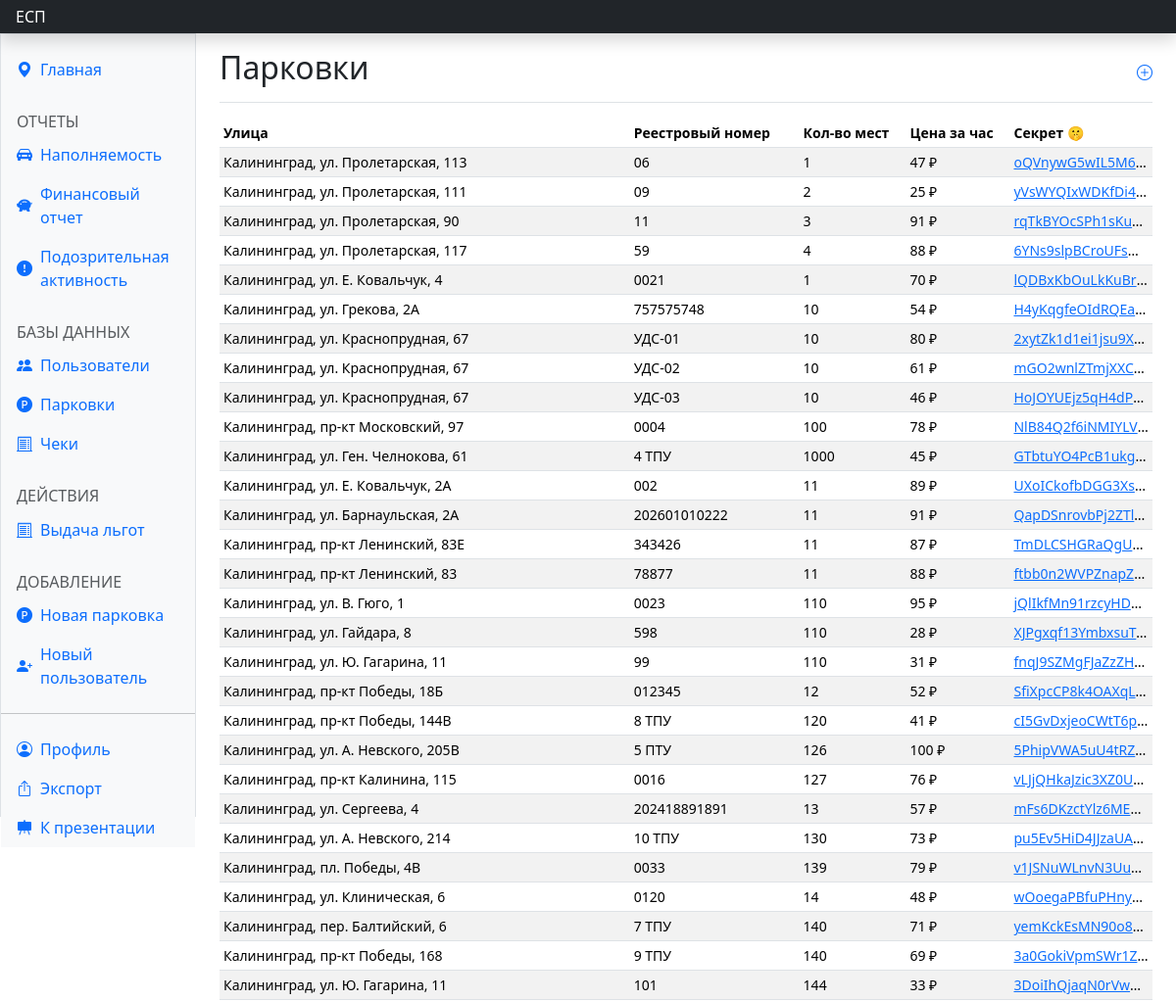
The page /dash_parks/ (signed in, upper part) on the database as committed earlier.
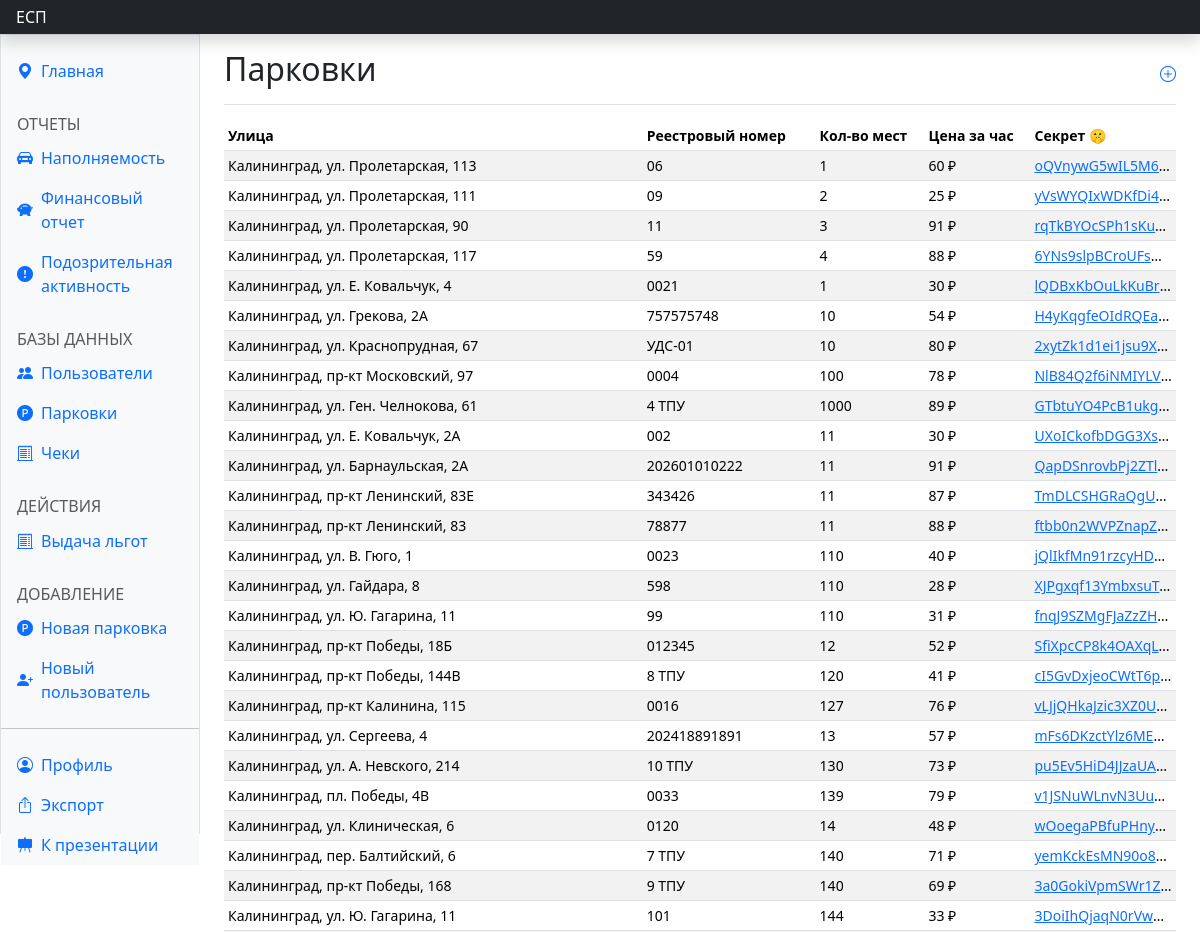
The same page on the database as committed later.
### parkingapp/models.py (models this page shows, shortened)
class Parking(models.Model):
    lattitude = models.FloatField(default=0)
    longitude = models.FloatField(default=0)
    address = models.CharField(max_length=120, default='')
    max_parking_lots = models.PositiveIntegerField(default=0)
    occupied_lots = models.PositiveIntegerField(default=0)
    price_per_hour = models.PositiveIntegerField(default=0)
    change = models.DateTimeField(default=datetime(2, 1, 1, 0, 0, 0, tzinfo=None))
    code = models.CharField(default='', max_length=10)
    secret = models.CharField(default='', max_length=100)
    reg_num = models.CharField(default='', max_length=100)

### parkingapp/views.py (the view, shortened to what this page needs)
# urls.py: path('dash_parks/', views.dash_parks, name='dash_parks'),
@login_required(redirect_field_name=None)
def dash_parks(request):
    form = ChangePriceForm()
    parkings = Parking.objects.all()
    error = ''
    if not request.user.parking_control:
        return redirect(reverse('parkingapp:dont_have_access'))
    context = {
        'parkings': parkings,
        'form': form,
        'error': error
    }
    return render(request, 'dash_parks.html', context)

### parkingapp/templates/dash_parks.html (shortened to what this page needs)
{% extends 'dash_base.html' %}
{% block parksact %}active{% endblock %}
{% block content %}
<main class="col-md-9 ms-sm-auto col-lg-10 px-md-4">
  <div class="d-flex justify-content-between flex-wrap flex-md-nowrap align-items-center pt-3 pb-2 mb-3 border-bottom">
    <h1 class="h2">Парковки</h1>
    <div>
      <a href="{% url 'parkingapp:addparking' %}" class="text-decoration-none mb-2"><i class="bi bi-plus-circle"></i></a>
    </div>
  </div>
  <div class="table-responsive small">
    <table class="table table-striped table-sm">
      <thead>
        <tr>
          <th scope="col">Улица</th>
          <th scope="col">Реестровый номер</th>
          <th scope="col">Кол-во мест</th>
          <th scope="col">Цена за час</th>
          <th scope="col">Секрет 🤫</th>
        </tr>
      </thead>
      <tbody class="align-middle">
        {% for el in parkings %}
        <tr>
          <td>{{el.address}}</td>
          <td>{{el.reg_num}}</td>
          <td>{{el.max_parking_lots}}</td>
          <td>{{el.price_per_hour}} ₽</td>
          <td class="text-truncate" style="max-width: 128px;"><a href="/parking_lot?secret={{el.secret}}">{{el.secret}}</a></td>
        </tr>
        {% endfor %}
      </tbody>
    </table>
  </div>
</main>
{% endblock %}

Rows that differ between the two databases and show on the page:
removed Parking: address "Калининград, ул. Краснопрудная, 67", reg_num "УДС-02", max_parking_lots "10", price_per_hour "61", secret "mGO2wnlZTmjXXC…"
removed Parking: address "Калининград, ул. Краснопрудная, 67", reg_num "УДС-03", max_parking_lots "10", price_per_hour "46", secret "HoJOYUEjz5qH4dPf…"
removed Parking: address "Калининград, ул. А. Невского, 205В", reg_num "5 ПТУ", max_parking_lots "126", price_per_hour "100", secret "5PhipVWA5uU4tRZ…"
changed Parking "Калининград, ул. Пролетарская, 113": price_per_hour "47" → "60"
changed Parking "Калининград, ул. Е. Ковальчук, 4": price_per_hour "70" → "30"
changed Parking "Калининград, ул. Ген. Челнокова, 61": price_per_hour "45" → "89"
changed Parking "Калининград, ул. Е. Ковальчук, 2А": price_per_hour "89" → "30"
changed Parking "Калининград, ул. В. Гюго, 1": price_per_hour "95" → "40"
